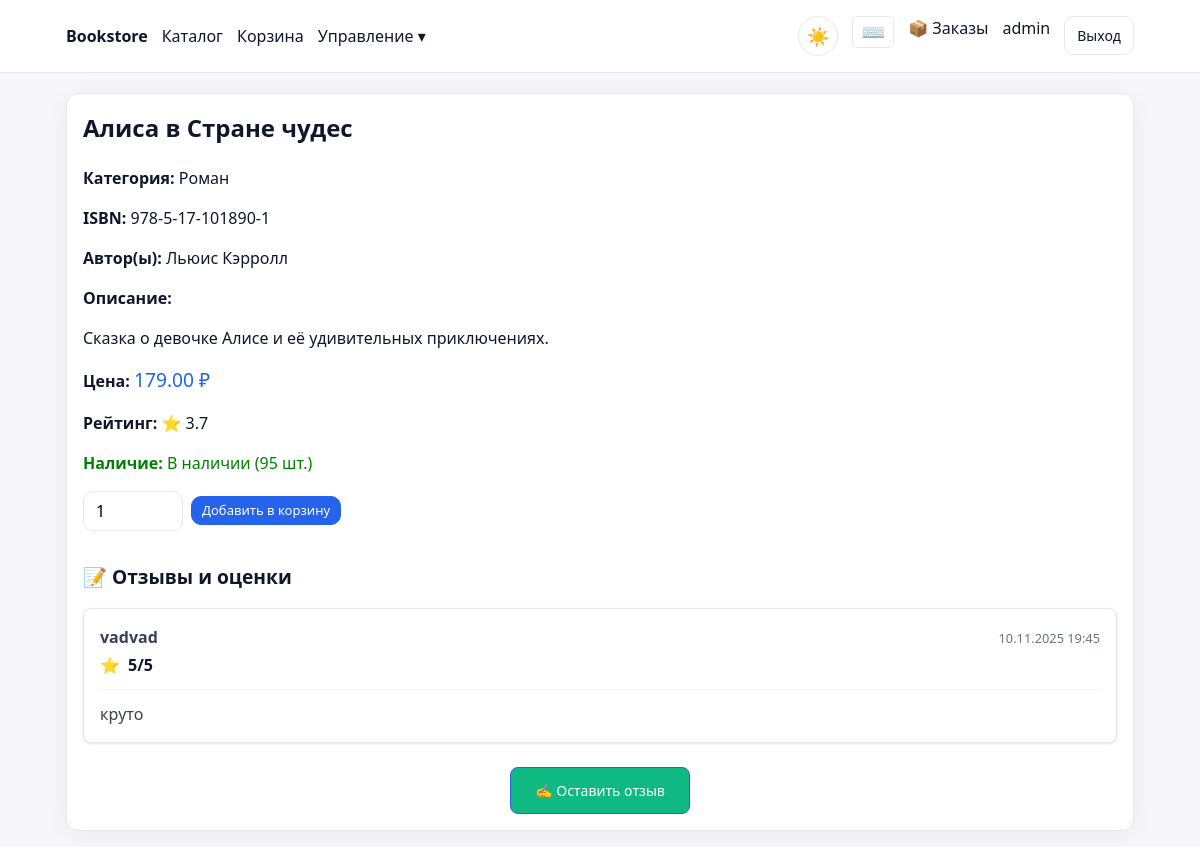
Page /books/12/ (signed in) on the committed database.
### backend/apps/catalog/models.py (models this page shows, shortened)
class Book(models.Model):
    title = models.CharField(max_length=255)
    isbn = models.CharField(max_length=20, unique=True)
    description = models.TextField(blank=True)
    category = models.ForeignKey(Category, on_delete=models.PROTECT, related_name="books")
    price = models.DecimalField(max_digits=10, decimal_places=2)
    rating = models.DecimalField(max_digits=3, decimal_places=2, default=0)
    pages = models.PositiveIntegerField(null=True, blank=True)
    publication_date = models.DateField(null=True, blank=True)
    cover_image = models.ImageField(upload_to='book_covers/', blank=True, null=True)
    is_active = models.BooleanField(default=True)
    created_at = models.DateTimeField(auto_now_add=True)
    updated_at = models.DateTimeField(auto_now=True)
    class Meta:
        ordering = ["title"]
        indexes = [
            models.Index(fields=['category', 'is_active']),
            models.Index(fields=['price']),
            models.Index(fields=['rating']),
        ]

class Category(models.Model):
    name = models.CharField(max_length=120, unique=True)
    slug = models.SlugField(max_length=140, unique=True)
    class Meta:
        ordering = ["name"]

class Author(models.Model):
    first_name = models.CharField(max_length=100)
    last_name = models.CharField(max_length=100)
    class Meta:
        unique_together = ("first_name", "last_name")
        ordering = ["last_name", "first_name"]

class Inventory(models.Model):
    book = models.OneToOneField(Book, on_delete=models.CASCADE, related_name="inventory")
    stock = models.PositiveIntegerField(default=0)
    reserved = models.PositiveIntegerField(default=0)
    @property
    def available(self) -> int:
        return max(0, self.stock - self.reserved)

### backend/apps/reviews/models.py (models this page shows, shortened)
class Review(models.Model):
    user = models.ForeignKey(settings.AUTH_USER_MODEL, on_delete=models.CASCADE)
    book = models.ForeignKey('catalog.Book', on_delete=models.CASCADE, related_name='reviews')
    rating = models.PositiveSmallIntegerField()
    text = models.TextField(blank=True)
    is_moderated = models.BooleanField(default=False)
    created_at = models.DateTimeField(auto_now_add=True)
    class Meta:
        unique_together = ("user", "book")
        ordering = ['-created_at']

### backend/apps/web/views.py (the view)
# urls.py: path('books/<int:pk>/', views.book_detail, name='book-detail'),
def book_detail(request, pk: int):
    book = get_object_or_404(Book, pk=pk)
    authors = book.book_authors.select_related('author').all()
    try:
        inventory = book.inventory
    except Inventory.DoesNotExist:
        inventory = None
    reviews = book.reviews.select_related('user').all()[:10]  # Последние 10 отзывов
    return render(request, 'web/book_detail.html', {
        "book": book,
        "authors": [a.author for a in authors],
        "inventory": inventory,
        "reviews": reviews
    })

### templates/web/book_detail.html (shortened to what this page needs)
{% extends 'web/base.html' %}
{% block content %}
<article class="card">
	<h1 style="margin-top:0">{{ book.title }}</h1>
	<div style="margin-bottom: 1rem;">
		<p><strong>Категория:</strong> {{ book.category.name }}</p>
		<p><strong>ISBN:</strong> {{ book.isbn }}</p>
		{% if authors %}
		<p><strong>Автор(ы):</strong>
			{% for author in authors %}
				{{ author.first_name }} {{ author.last_name }}{% if not forloop.last %}, {% endif %}
			{% endfor %}
		</p>
		{% endif %}
	</div>
	{% if book.description %}
	<div style="margin-bottom: 1rem;">
		<p><strong>Описание:</strong></p>
		<p>{{ book.description }}</p>
	</div>
	{% endif %}
	<div style="margin-bottom: 1rem;">
		<p><strong>Цена:</strong> <span style="font-size: 1.2em; color: #2563eb;">{{ book.price }} ₽</span></p>
		<p><strong>Рейтинг:</strong> ⭐ {{ book.rating|floatformat:1 }}</p>
		{% if inventory %}
			{% if inventory.available > 0 %}
				<p style="color: green;"><strong>Наличие:</strong> В наличии ({{ inventory.available }} шт.)</p>
			{% else %}
				<p style="color: red;"><strong>Наличие:</strong> Нет в наличии</p>
			{% endif %}
		{% endif %}
	</div>
	{% if user.is_authenticated %}
	<form method="post" action="/cart/" style="display:flex;gap:8px;align-items:center;margin-top: 1rem;">
		<input type="number" min="1" max="{% if inventory %}{{ inventory.available }}{% endif %}"
		       name="quantity" value="1" style="max-width:100px" />
		<button type="submit" class="btn small" {% if inventory and inventory.available == 0 %}disabled{% endif %}>
			{% if inventory and inventory.available > 0 %}Добавить в корзину{% else %}Нет в наличии{% endif %}
		</button>
	</form>
	{% else %}
	<div style="margin-top: 1rem; padding: 1rem; background-color: #fef3c7; border-radius: 8px;">
		<p style="margin: 0;">⚠️ Для добавления книг в корзину необходимо <a href="/login/">войти</a> в систему.</p>
	</div>
	{% endif %}
	<div style="margin-top: 2rem;">
		<h2 style="font-size: 1.2em; margin-bottom: 1rem;">📝 Отзывы и оценки</h2>
		{% if reviews %}
		<div style="display: flex; flex-direction: column; gap: 1rem;">
			{% for review in reviews %}
			<div style="border: 1px solid #e5e7eb; padding: 1rem; border-radius: 8px; background-color: #fff; box-shadow: 0 1px 3px rgba(0,0,0,0.1);">
				<div style="display: flex; justify-content: space-between; align-items: flex-start; margin-bottom: 0.5rem;">
					<div>
						<p style="margin: 0; font-weight: 600; color: #374151;">{{ review.user.username }}</p>
						<div style="display: flex; align-items: center; gap: 0.5rem; margin-top: 0.25rem;">
							<span style="color: #fbbf24;">⭐</span>
							<span style="font-weight: 600;">{{ review.rating }}/5</span>
						</div>
					</div>
					<div style="text-align: right;">
						<small style="color: #6b7280;">{{ review.created_at|date:"d.m.Y H:i" }}</small>
					</div>
				</div>
				{% if review.text %}
				<div style="margin-top: 0.75rem; padding-top: 0.75rem; border-top: 1px solid #f3f4f6;">
					<p style="margin: 0; line-height: 1.5; color: #374151;">{{ review.text }}</p>
				</div>
				{% endif %}
			</div>
			{% endfor %}
		</div>
		{% else %}
		<div style="text-align: center; padding: 2rem; background-color: #f9fafb; border-radius: 8px; border: 1px solid #e5e7eb;">
			<p style="margin: 0; color: #6b7280;">Пока нет отзывов. Станьте первым!</p>
		</div>
		{% endif %}
		{% if user.is_authenticated %}
		<div style="margin-top: 1.5rem; text-align: center;">
			<a href="/reviews/{{ book.id }}/add/" class="btn" style="background: #10b981; color: white; padding: 12px 24px; text-decoration: none; border-radius: 8px; display: inline-block;">
				✍️ Оставить отзыв
			</a>
		</div>
		{% else %}
		<div style="margin-top: 1rem; padding: 1rem; background-color: #fef3c7; border-radius: 8px; text-align: center;">
			<p style="margin: 0; color: #92400e;">Чтобы оставить отзыв, необходимо <a href="/login/" style="color: #d97706; font-weight: 600;">войти</a> в систему.</p>
		</div>
		{% endif %}
	</div>
</article>
{% endblock %}

### templates/web/base.html (shortened to what this page needs)
{% load static %}
<!doctype html>
<html lang="ru">
<head>
	<link rel="stylesheet" href="https://cdn.jsdelivr.net/npm/modern-normalize/modern-normalize.css">
	<link rel="stylesheet" href="{% static 'styles.css' %}">
</head>
<body class="light"
	  data-is-authenticated="{% if request.user.is_authenticated %}true{% else %}false{% endif %}"
	  data-is-staff="{% if request.user.is_staff %}true{% else %}false{% endif %}">
	<header class="header">
		<div class="nav container">
			<ul class="nav-left">
				<li class="brand"><a href="/">Bookstore</a></li>
				<li><a href="/catalog/">Каталог</a></li>
				<li><a href="/cart/">Корзина</a></li>
				{% if request.user.is_authenticated %}
					{% if request.user.profile.role == 'admin' or request.user.is_staff %}
					<li class="dropdown">
						<a href="#">Управление ▾</a>
					</li>
					{% endif %}
				{% endif %}
			</ul>
			<ul class="nav-right">
				<li>
					<button id="help-btn" class="btn-ghost" style="padding: 4px 8px; font-size: 1.2em; border: 1px solid var(--border); border-radius: 6px; cursor: pointer; background: var(--card);" title="Горячие клавиши (Ctrl+?)">⌨️</button>
				</li>
				{% if request.user.is_authenticated %}
				<li><a href="/orders/">📦 Заказы</a></li>
				<li><a href="/profile/">{{ request.user.username }}</a></li>
				<li><a class="btn btn-ghost" href="/logout/">Выход</a></li>
				{% else %}
				<li><a class="btn btn-ghost" href="/login/">Вход</a></li>
				<li><a class="btn" href="/register/">Регистрация</a></li>
				{% endif %}
			</ul>
		</div>
	</header>
	<main class="container main">
		{% block content %}{% endblock %}
	</main>
</body>
</html>

### static/styles.css (style rules this page uses)
:root { --bg:#f7f7fb;--card:#ffffff;--text:#0f172a;--muted:#64748b;--primary:#2563eb;--border:#e5e7eb; --radius:12px;--shadow:0 4px 24px rgba(15,23,42,.06); }
* { box-sizing:border-box }
html,body { height:100% }
body.light { background:var(--bg);color:var(--text);font:16px/1.5 system-ui,-apple-system,Segoe UI,Roboto,Ubuntu,Cantarell,Noto Sans,sans-serif }
.container { max-width:1100px;margin:0 auto;padding:16px }
@media (min-width: 1025px) { .container { max-width:1100px;padding:16px } }
.header { background:#ffffff;border-bottom:1px solid var(--border) }
.nav { display:flex;justify-content:space-between;align-items:center }
.nav ul { display:flex;gap:14px;margin:0;padding:0;list-style:none }
.nav .brand a { font-weight:700 }
.nav a { color:var(--text);text-decoration:none }
.nav .dropdown { position:relative }
.main { padding-top:20px }
.card { background:var(--card);border:1px solid var(--border);border-radius:var(--radius);padding:16px;box-shadow:var(--shadow) }
input,select,textarea { width:100%;padding:10px 12px;border:1px solid var(--border);border-radius:10px;background:#fff }
button,.btn { display:inline-block;padding:8px 12px;border-radius:10px;border:1px solid var(--primary);background:var(--primary);color:#fff;cursor:pointer;font-size:14px }
.btn-ghost { background:#fff;border-color:var(--border);color:var(--text) }
button.small,.btn.small { padding:6px 10px;font-size:13px }

### rows in the picture
Book: title "Алиса в Стране чудес", category.name "Роман", isbn "978-5-17-101890-1", description "Сказка о девочке Алисе и её удивительных приключениях.", price "179.00", rating "3.7"
Author: first_name "Льюис", last_name "Кэрролл"
Inventory: available "95"
Review: user.username "vadvad", rating "5", created_at "10.11.2025 19:45", text "круто"

### other values in the picture
{{ request.user.username }} "admin"
